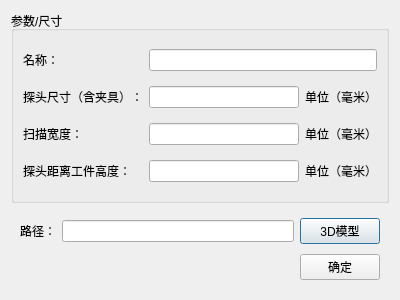
<?xml version="1.0" encoding="UTF-8"?>
<ui version="4.0">
 <class>UItrasonicsettings</class>
 <widget class="QDialog" name="UItrasonicsettings">
  <property name="geometry">
   <rect>
    <x>0</x>
    <y>0</y>
    <width>400</width>
    <height>300</height>
   </rect>
  </property>
  <property name="windowTitle">
   <string>Dialog</string>
  </property>
  <layout class="QVBoxLayout" name="verticalLayout_3">
   <item>
    <widget class="QGroupBox" name="groupBox">
     <property name="title">
      <string>参数/尺寸</string>
     </property>
     <layout class="QGridLayout" name="gridLayout">
      <item row="3" column="0">
       <widget class="QLabel" name="label_3">
        <property name="text">
         <string>探头距离工件高度：</string>
        </property>
       </widget>
      </item>
      <item row="3" column="1">
       <widget class="QLineEdit" name="lineEdit_distans">
        <property name="inputMethodHints">
         <set>Qt::ImhNone</set>
        </property>
       </widget>
      </item>
      <item row="1" column="0">
       <widget class="QLabel" name="label">
        <property name="text">
         <string>探头尺寸（含夹具）：</string>
        </property>
       </widget>
      </item>
      <item row="2" column="0">
       <widget class="QLabel" name="label_2">
        <property name="text">
         <string>扫描宽度：</string>
        </property>
       </widget>
      </item>
      <item row="1" column="1">
       <widget class="QLineEdit" name="lineEdit_scannerlength"/>
      </item>
      <item row="2" column="1">
       <widget class="QLineEdit" name="lineEdit_scanwidth"/>
      </item>
      <item row="0" column="0">
       <widget class="QLabel" name="label_5">
        <property name="text">
         <string>名称：</string>
        </property>
       </widget>
      </item>
      <item row="2" column="2">
       <widget class="QLabel" name="label_6">
        <property name="text">
         <string>单位（毫米）</string>
        </property>
       </widget>
      </item>
      <item row="1" column="2">
       <widget class="QLabel" name="label_7">
        <property name="text">
         <string>单位（毫米）</string>
        </property>
       </widget>
      </item>
      <item row="3" column="2">
       <widget class="QLabel" name="label_8">
        <property name="text">
         <string>单位（毫米）</string>
        </property>
       </widget>
      </item>
      <item row="0" column="1" colspan="2">
       <widget class="QLineEdit" name="lineEdit_name"/>
      </item>
     </layout>
    </widget>
   </item>
   <item>
    <widget class="QWidget" name="widget" native="true">
     <property name="maximumSize">
      <size>
       <width>16777215</width>
       <height>80</height>
      </size>
     </property>
     <layout class="QVBoxLayout" name="verticalLayout_2">
      <property name="spacing">
       <number>6</number>
      </property>
      <property name="leftMargin">
       <number>9</number>
      </property>
      <property name="topMargin">
       <number>9</number>
      </property>
      <property name="rightMargin">
       <number>9</number>
      </property>
      <property name="bottomMargin">
       <number>9</number>
      </property>
      <item>
       <layout class="QHBoxLayout" name="horizontalLayout">
        <item>
         <widget class="QLabel" name="label_4">
          <property name="text">
           <string>路径：</string>
          </property>
         </widget>
        </item>
        <item>
         <widget class="QLineEdit" name="lineEdit_url">
          <property name="inputMethodHints">
           <set>Qt::ImhUrlCharactersOnly</set>
          </property>
         </widget>
        </item>
        <item>
         <widget class="QPushButton" name="pushButton_model">
          <property name="minimumSize">
           <size>
            <width>75</width>
            <height>0</height>
           </size>
          </property>
          <property name="text">
           <string>3D模型</string>
          </property>
         </widget>
        </item>
       </layout>
      </item>
      <item>
       <spacer name="verticalSpacer">
        <property name="orientation">
         <enum>Qt::Vertical</enum>
        </property>
        <property name="sizeHint" stdset="0">
         <size>
          <width>20</width>
          <height>9</height>
         </size>
        </property>
       </spacer>
      </item>
      <item>
       <layout class="QHBoxLayout" name="horizontalLayout_2">
        <item>
         <spacer name="horizontalSpacer">
          <property name="orientation">
           <enum>Qt::Horizontal</enum>
          </property>
          <property name="sizeHint" stdset="0">
           <size>
            <width>40</width>
            <height>20</height>
           </size>
          </property>
         </spacer>
        </item>
        <item>
         <widget class="QPushButton" name="pushButton_ok">
          <property name="minimumSize">
           <size>
            <width>75</width>
            <height>0</height>
           </size>
          </property>
          <property name="text">
           <string>确定</string>
          </property>
         </widget>
        </item>
       </layout>
      </item>
     </layout>
    </widget>
   </item>
  </layout>
 </widget>
 <resources/>
 <connections/>
</ui>
